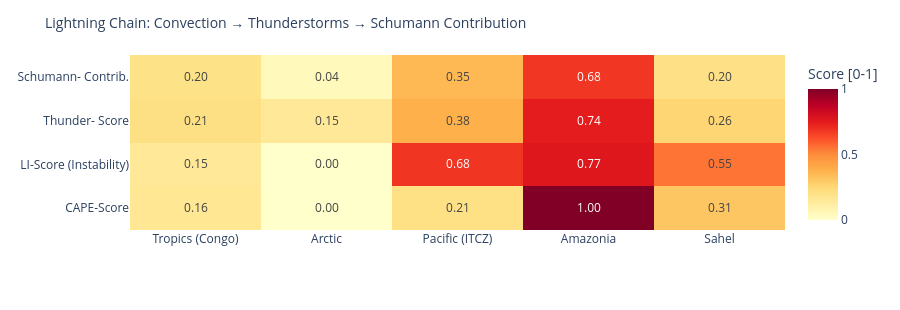

This figure's notebook cell:
### Code cell
# ============================================================
# LIGHTNING CHAIN: Convection → Thunderstorms → Schumann
# Shows the causal chain per measurement point as heatmap
# ============================================================

def cape_score(v):
    """CAPE → normalized score [0,1]"""
    if v is None or pd.isna(v): return 0.0
    return min(1.0, float(v) / 3000)

def li_score(v):
    """Lifted Index: negative = unstable → score [0,1]"""
    if v is None or pd.isna(v): return 0.3
    return min(1.0, max(0.0, (-float(v) + 6) / 12))

def cloud_score(v):
    if v is None or pd.isna(v): return 0.3
    return float(v) / 100

def thunder_score(row):
    """Kombinierter Gewitterwahrscheinlichkeits-Score
    CAPE + LI + Bedeckung + WMO-Gewitter + konvektiver Niederschlag (showers)
    Hinweis: X-Ray und Kp sind kein Bestandteil – nur geomagn./solarer Kontext.
    """
    cs = cape_score(row.get('cape'))
    ls = li_score(row.get('li'))
    cl = cloud_score(row.get('cloud'))
    t  = 1.0 if row.get('thunderstorm') else 0.0
    # Convective precipitation (showers) as additional indicator
    sh = min(1.0, (row.get('showers') or 0) / 5.0)
    return round(cs * 0.30 + ls * 0.25 + cl * 0.15 + t * 0.20 + sh * 0.10, 3)

def schumann_contribution(t_score, lat):
    """Schumann contribution: higher in tropics (±30°), scaled by thunderstorm score"""
    lat_weight = max(0.3, 1.0 - abs(lat) / 60)
    return round(t_score * lat_weight, 3)

df_atm['cape_score']   = df_atm.apply(lambda r: cape_score(r['cape']), axis=1)
df_atm['li_score']     = df_atm.apply(lambda r: li_score(r['li']),    axis=1)
df_atm['thunder_score']= df_atm.apply(lambda r: thunder_score(r.to_dict()), axis=1)
df_atm['schumann_contribution'] = df_atm.apply(
    lambda r: schumann_contribution(r['thunder_score'], r['lat']), axis=1)

metrics = ['cape_score', 'li_score', 'thunder_score', 'schumann_contribution']
labels  = ['CAPE-Score', 'LI-Score\n(Instability)', 'Thunder-\nScore', 'Schumann-\nContrib.']
z_data  = [df_atm[m].tolist() for m in metrics]

fig = go.Figure(go.Heatmap(
    z=z_data,
    x=df_atm['point'].tolist(),
    y=labels,
    colorscale='YlOrRd',
    zmin=0, zmax=1,
    text=[[f'{v:.2f}' for v in row] for row in z_data],
    texttemplate='%{text}', textfont=dict(size=12),
    colorbar=dict(title='Score [0-1]')
))
fig.update_layout(
    title=dict(text='Lightning Chain: Convection → Thunderstorms → Schumann Contribution', font=dict(size=14)),
    height=310,
    plot_bgcolor='rgba(0,0,0,0)', paper_bgcolor='rgba(0,0,0,0)',
    margin=dict(l=130, r=80, t=55, b=80)
)
fig.show()

### Figure 1 — Plotly figure (JSON) as saved in the notebook; plotly's stock layout.template omitted (floating-point values rounded to 4 significant figures)
{"data": [{"colorbar": {"title": {"text": "Score [0-1]"}}, "colorscale": [[0.0, "rgb(255,255,204)"], [0.125, "rgb(255,237,160)"], [0.25, "rgb(254,217,118)"], [0.375, "rgb(254,178,76)"], [0.5, "rgb(253,141,60)"], [0.625, "rgb(252,78,42)"], [0.75, "rgb(227,26,28)"], [0.875, "rgb(189,0,38)"], [1.0, "rgb(128,0,38)"]], "text": [["0.16", "0.00", "0.21", "1.00", "0.31"], ["0.15", "0.00", "0.68", "0.77", "0.55"], ["0.21", "0.15", "0.38", "0.74", "0.26"], ["0.20", "0.04", "0.35", "0.68", "0.20"]], "textfont": {"size": 12}, "texttemplate": "%{text}", "type": "heatmap", "x": ["Tropics (Congo)", "Arctic", "Pacific (ITCZ)", "Amazonia", "Sahel"], "y": ["CAPE-Score", "LI-Score\n(Instability)", "Thunder-\nScore", "Schumann-\nContrib."], "z": [[0.1633, 0.0, 0.2067, 1.0, 0.31], [0.15, 0.0, 0.6833, 0.7667, 0.55], [0.209, 0.15, 0.383, 0.744, 0.255], [0.195, 0.045, 0.351, 0.682, 0.2]], "zmax": 1, "zmin": 0}], "layout": {"height": 310, "margin": {"b": 80, "l": 130, "r": 80, "t": 55}, "paper_bgcolor": "rgba(0,0,0,0)", "plot_bgcolor": "rgba(0,0,0,0)", "title": {"font": {"size": 14}, "text": "Lightning Chain: Convection → Thunderstorms → Schumann Contribution"}}}
